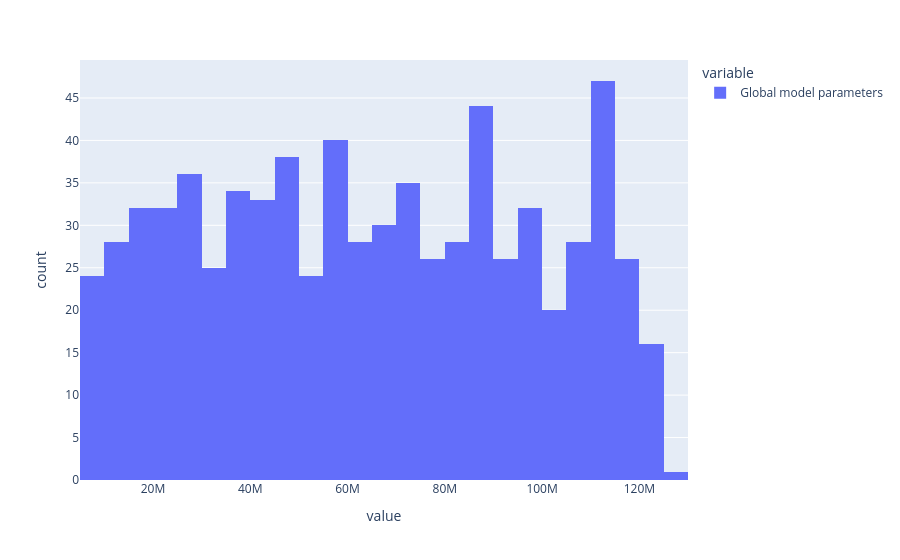

The notebook cell saved with this chart:
### Code cell
df = pd.read_csv("Compute_allocations_transformer.csv")
# byte_level = df[df['Patch size'] == 1]
byte_level = df[(df['FLOPs'] == 's') & (df['Patch size'] == 2)]
# byte_level['Global transformer parameters'].sort_values(ascending=False)
fig = px.histogram(byte_level['Global model parameters'])

fig.show()

### Figure 1 — Plotly figure (JSON) as saved in the notebook; plotly's stock layout.template omitted (floating-point values rounded to 4 significant figures; data arrays with more than 128 entries replaced by an {"elided": "..."} marker saying what was removed)
{"data": [{"alignmentgroup": "True", "bingroup": "x", "hovertemplate": "variable=Global model parameters<br>value=%{x}<br>count=%{y}<extra></extra>", "legendgroup": "Global model parameters", "marker": {"color": "#636efa", "pattern": {"shape": ""}}, "name": "Global model parameters", "offsetgroup": "Global model parameters", "orientation": "v", "showlegend": true, "type": "histogram", "x": {"elided": "733 float values"}, "xaxis": "x", "yaxis": "y"}], "layout": {"barmode": "relative", "legend": {"title": {"text": "variable"}, "tracegroupgap": 0}, "margin": {"t": 60}, "xaxis": {"anchor": "y", "domain": [0, 1], "title": {"text": "value"}}, "yaxis": {"anchor": "x", "domain": [0, 1], "title": {"text": "count"}}}}
